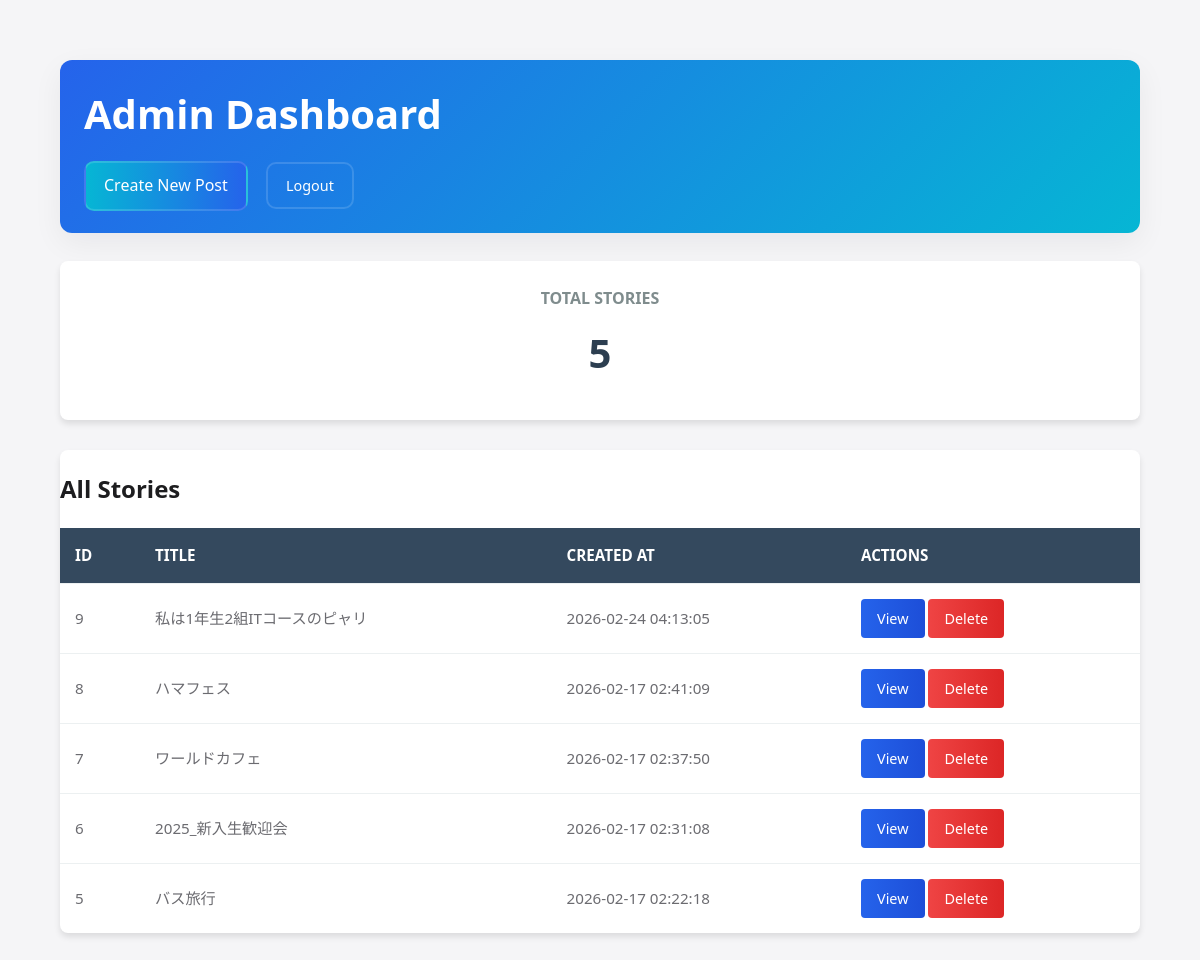
The page /admin/dashboard.php (signed in) on the database its author committed.
### tables this page shows
CREATE TABLE `stories` (
  `id` int(11) NOT NULL,
  `user_id` int(11) NOT NULL,
  `title` varchar(255) NOT NULL,
  `content` text DEFAULT NULL,
  `image_path` varchar(255) DEFAULT NULL,
  `created_at` timestamp NOT NULL DEFAULT current_timestamp()
);

### admin/dashboard.php (the view, shortened to what this page needs)
<?php
require_once '../includes/config.php';
$total_stories = 0;
try {
  $stmt = $pdo->query("SELECT COUNT(*) AS c FROM stories");
  $row = $stmt->fetch();
  $total_stories = $row ? (int)$row['c'] : 0;
} catch (Exception $e) {
  $total_stories = 0;
}
$stories = [];
try {
  $stmt = $pdo->query("SELECT id, title, created_at FROM stories ORDER BY created_at DESC");
  $stories = $stmt->fetchAll();
} catch (Exception $e) {
  $stories = [];
}
?>
<!DOCTYPE html>
<html lang="en">
<head>
  <link rel="stylesheet" href="../css/styles.css">
  <link rel="stylesheet" href="../css/admin.css">
</head>
<body>
<div class="admin-container">
  <div class="admin-header">
    <h1>Admin Dashboard</h1>
    <div class="admin-nav">
      <a href="../write.php" class="btn-new">Create New Post</a>
      <a href="logout.php" class="btn">Logout</a>
    </div>
  </div>
  <div class="dashboard-stats">
    <div class="stat-card">
      <h3>Total Stories</h3>
      <div class="number"><?php echo $total_stories; ?></div>
    </div>
  </div>
  <div class="admin-table">
    <h2>All Stories</h2>
    <table>
      <thead>
        <tr>
          <th>ID</th>
          <th>Title</th>
          <th>Created At</th>
          <th>Actions</th>
        </tr>
      </thead>
      <tbody>
      <?php if (empty($stories)): ?>
        <tr><td colspan="4">No stories found.</td></tr>
      <?php else: ?>
        <?php foreach ($stories as $story): ?>
          <tr>
            <td><?php echo (int)$story['id']; ?></td>
            <td><?php echo htmlspecialchars($story['title']); ?></td>
            <td><?php echo htmlspecialchars($story['created_at']); ?></td>
            <td>
              <a class="btn btn-view" href="../fullstory.php?id=<?php echo (int)$story['id']; ?>">View</a>
              <a class="btn btn-delete" href="delete.php?id=<?php echo (int)$story['id']; ?>" onclick="return confirm('Delete this story?')">Delete</a>
            </td>
          </tr>
        <?php endforeach; ?>
      <?php endif; ?>
      </tbody>
    </table>
  </div>
</div>
</body>
</html>

### css/styles.css (style rules this page uses)
:root { --bg: #f5f5f7; --card: #ffffff; --card-hover: #fafafc; --glass: rgba(255, 255, 255, 0.8); --text-primary: #1d1d1f; --text-secondary: #6b6b70; --accent: #0071e3; --accent-light: #e3f0ff; --border: #e6e6e8; --shadow-sm: 0 2px 10px rgba(0, 0, 0, 0.02); --shadow-md: 0 8px 30px rgba(0, 0, 0, 0.04); --shadow-lg: 0 20px 40px rgba(0, 0, 0, 0.02); }
body { font-family: 'Inter', -apple-system, BlinkMacSystemFont, sans-serif; background: var(--bg); margin: 0; padding: 40px; color: var(--text-primary); line-height: 1.6; -webkit-font-smoothing: antialiased; }
table { width: 100%; border-collapse: collapse; font-size: 0.95rem; }
table th { text-align: left; padding: 16px 20px; background: #f5f5f7; color: var(--text-primary); font-weight: 500; border-bottom: 1px solid var(--border); }
table td { padding: 16px 20px; border-bottom: 1px solid var(--border); color: var(--text-secondary); }
table tr:last-child td { border-bottom: none; }

### css/admin.css (style rules this page uses)
.admin-container { max-width: 1200px; margin: 0 auto; padding: 20px; font-family: 'Segoe UI', Tahoma, Geneva, Verdana, sans-serif; }
:root { --admin-bg: #f6f8fb; --admin-header: linear-gradient(135deg,#2563eb,#06b6d4); --accent: #2563eb; --muted: #6b7280; --card: #ffffff; --shadow: 0 10px 30px rgba(16,24,40,0.06); }
.admin-container { font-family: 'Poppins', system-ui, -apple-system, 'Segoe UI', Roboto; }
.admin-header { background: var(--admin-header); color: white; padding: 22px 24px; border-radius: 12px; margin-bottom: 28px; box-shadow: var(--shadow); }
.admin-header h1 { margin: 0; font-size: 2.5rem; }
.admin-nav { margin-top: 15px; }
.admin-nav a { color: white; text-decoration: none; margin-right: 14px; padding: 10px 18px; border: 2px solid rgba(255,255,255,0.14); border-radius: 10px; transition: transform 0.18s, background 0.18s; display: inline-block; }
.dashboard-stats { display: grid; grid-template-columns: repeat(auto-fit, minmax(250px, 1fr)); gap: 20px; margin-bottom: 30px; }
.stat-card { background: white; padding: 25px; border-radius: 8px; box-shadow: 0 4px 6px rgba(0,0,0,0.1); text-align: center; }
.stat-card h3 { margin: 0; color: #7f8c8d; font-size: 1rem; text-transform: uppercase; }
.stat-card .number { font-size: 2.5rem; font-weight: bold; color: #2c3e50; margin: 10px 0; }
.admin-table { width: 100%; background: white; border-radius: 8px; overflow: hidden; box-shadow: 0 4px 6px rgba(0,0,0,0.1); margin-bottom: 30px; }
.admin-table table { width: 100%; border-collapse: collapse; }
.admin-table th, .admin-table td { padding: 15px; text-align: left; border-bottom: 1px solid #ecf0f1; }
.admin-table th { background: #34495e; color: white; font-weight: 600; text-transform: uppercase; }
.btn { padding: 8px 16px; border: none; border-radius: 4px; cursor: pointer; text-decoration: none; display: inline-block; font-size: 0.9rem; transition: all 0.3s; }
.btn-view { background: linear-gradient(90deg,var(--accent),#1d4ed8); color: white; }
.btn-delete { background: linear-gradient(90deg,#ef4444,#dc2626); color: white; }
.btn-new { background: linear-gradient(90deg,#06b6d4,var(--accent)); color: white; padding: 12px 24px; font-size: 1rem; }

### rows shown on the page
stories: id "9", title "私は1年生2組ITコースのピャリ", created_at "2026-02-24 04:13:05"
stories: id "8", title "ハマフェス", created_at "2026-02-17 02:41:09"
stories: id "7", title "ワールドカフェ", created_at "2026-02-17 02:37:50"
stories: id "6", title "2025_新入生歓迎会", created_at "2026-02-17 02:31:08"
stories: id "5", title "バス旅行", created_at "2026-02-17 02:22:18"

### other values the page prints
$total_stories "5"
